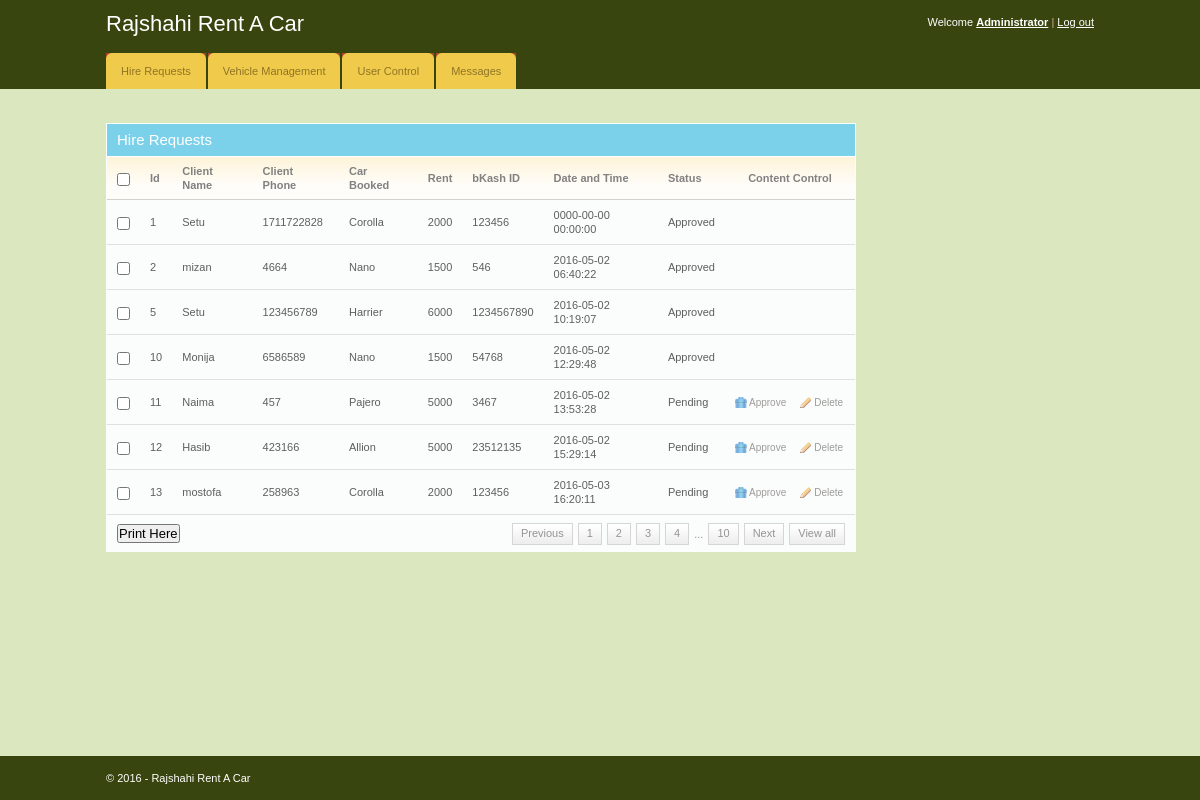
Before: /admin/index.php (signed in) with the older database file.
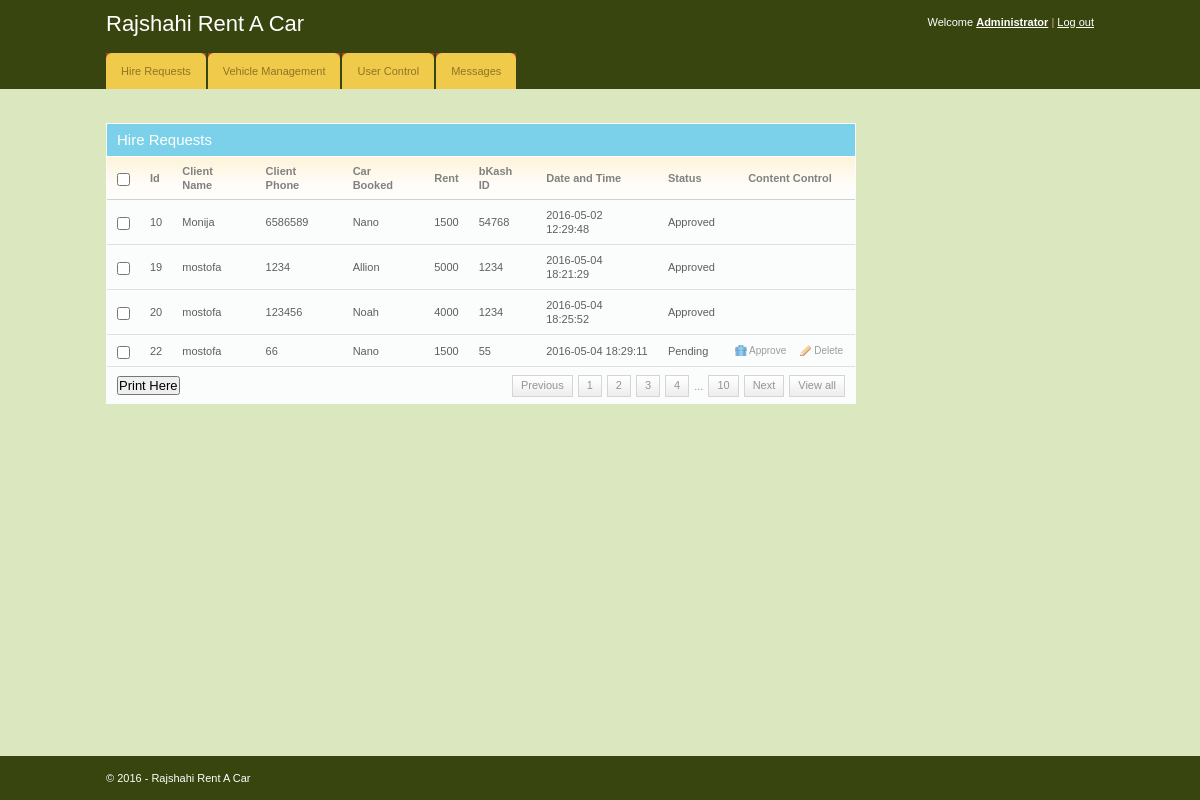
After: the same page with the newer database file.
### tables this page shows
CREATE TABLE IF NOT EXISTS `hire` (
`hire_id` int(11) NOT NULL,
  `client_id` int(11) NOT NULL,
  `car_id` int(11) NOT NULL,
  `Rent` double NOT NULL,
  `bkash_tran_id` varchar(32) NOT NULL,
  `status` int(1) NOT NULL DEFAULT '0',
  `Datetime` timestamp NOT NULL DEFAULT CURRENT_TIMESTAMP,
  `phoneno` varchar(16) NOT NULL
);

CREATE TABLE IF NOT EXISTS `users` (
`client_id` int(11) NOT NULL,
  `fname` varchar(255) NOT NULL,
  `email` varchar(255) NOT NULL,
  `id_no` int(11) NOT NULL,
  `phone` int(11) NOT NULL,
  `location` varchar(255) NOT NULL,
  `gender` varchar(255) NOT NULL,
  `status` varchar(255) NOT NULL,
  `access_level` tinyint(1) NOT NULL DEFAULT '0'
);

CREATE TABLE IF NOT EXISTS `cars` (
`car_id` int(11) NOT NULL,
  `car_name` varchar(255) NOT NULL,
  `car_type` varchar(255) NOT NULL,
  `image` text NOT NULL,
  `hire_cost` int(11) NOT NULL,
  `capacity` int(11) NOT NULL,
  `status` varchar(255) NOT NULL
);

### admin/index.php (the view, shortened to what this page needs)
<!DOCTYPE html>
<html>
    <head>
        <link rel="stylesheet" href="css/style.css" type="text/css" media="all" />
    </head>
    <body>
        <div id="header">
            <div class="shell">
                <?php
                include 'menu.php';
                ?>
            </div>
        </div>
        <div id="container">
            <div class="shell">
                <br />
                <div id="main">
                    <div id="content">
                        <div class="box">
                            <div class="box-head">
                                <h2 class="left">Hire Requests</h2>
                            </div>
                            <div class="table">
                                <table width="100%" border="0" cellspacing="0" cellpadding="0">
                                    <tr>
                                        <th width="13"><input type="checkbox" class="checkbox" /></th>
                                        <th>Id</th>
                                        <th>Client Name</th>
                                        <th>Client Phone</th>
                                        <th>Car Booked</th>
                                        <th>Rent</th>
                                        <th>bKash ID</th>
                                        <th>Date and Time</th>
                                        <th>Status</th>
                                        <th width="110" class="ac">Content Control</th>
                                    </tr>
                                    <?php
                                    include '../includes/config.php';
                                    $select = "SELECT h.hire_id, h.rent,h.status,h.client_id,h.bkash_tran_id,h.phoneno, h.datetime, h.status, u.fname, c.car_name, c.car_type FROM hire h, users u, cars c where h.car_id=c.car_id AND h.client_id=u.client_id";
                                    $result = $conn->query($select);
                                    while ($row = $result->fetch_assoc()) {
                                        ?>
                                        <tr>
                                            <td><input type="checkbox" class="checkbox" /></td>
                                            <td><?php echo $row['hire_id'] ?></td>
                                            <td><?php echo $row['fname'] ?></td>
                                            <td><?php echo $row['phoneno'] ?></td>
                                            <td><?php echo $row['car_Type'] . ' ' . $row['car_name'] ?></td>
                                            <td><?php echo $row['rent'] ?></td>
                                            <td><?php echo $row['bkash_tran_id'] ?></td>
                                            <td><?php echo $row['datetime'] ?></td>
                                            <td><?php echo $row['status'] == 0 ? "Pending" : "Approved"; ?></td>
                                            <td><?php if ($row['status'] == 0): ?><a href="javascript:sureToApprove(<?php echo $row['hire_id']; ?>)" class="ico del">Approve</a><a href="javascript:sureToApprove1(<?php echo $row['hire_id']; ?>)" class="ico edit">Delete</a><?php endif; ?></td>
                                        </tr>
                                        <?php
                                    }
                                    ?>
                                </table>
                                <div class="pagging">
                                    <div class="right">
                                        <a href="#">Previous</a>
                                        <a href="#">1</a>
                                        <a href="#">2</a>
                                        <a href="#">3</a>
                                        <a href="#">4</a>
                                        <span>...</span>
                                        <a href="#">10</a>
                                        <a href="#">Next</a>
                                        <a href="#">View all</a>
                                    </div>
                                    <h2><input type="submit" onclick="window.print()" value="Print Here" /></h2>
                                </div>
                            </div>
                        </div>
                    </div>
                </div>
            </div>
        </div>
        <div id="footer">
            <div class="shell">
                <span class="left">&copy; <?php echo date("Y"); ?> - Rajshahi Rent A Car</span>
            </div>
        </div>
    </body>
</html>

### admin/menu.php (shortened to what this page needs)
<div id="top">
    <h1><a href="#">Rajshahi Rent A Car</a></h1>
    <div id="top-navigation">
        Welcome <a href="#"><strong>Administrator</strong></a>
        <span>|</span>
        <a href="logout.php">Log out</a>
    </div>
</div>
<div id="navigation">
    <ul>
        <li><a href="index.php"><span>Hire Requests</span></a></li>
        <li><a href="add_vehicles.php"><span>Vehicle Management</span></a></li>
        <li><a href="users.php"><span>User Control</span></a></li>
        <li><a href="message.php"><span>Messages</span></a></li>
    </ul>
</div>

### admin/css/style.css (style rules this page uses)
* { padding:0; margin:0; outline:0; }
body { background:#dbe8bf; font-family: Verdana, sans-serif; font-size:11px; line-height:14px; color:#5e5e5e; }
input, textarea, select { font-family: Verdana, sans-serif; font-size:13px; }
.checkbox { width:13px; height:13px; vertical-align:top; position:relative; top:2px; }
a { color:#ba4c32; text-decoration: underline; cursor:pointer; }
.left, .alignleft { float:left; display:inline; }
.right, .alignright { float:right; display:inline; }
.ac { text-align: center !important; }
h1 { font-size:22px; line-height:24px; color:#fff; font-weight: normal; }
h1 a { color:#fff; text-decoration: none; }
h2 { font-size:15px; font-weight: normal; }
.shell { width:988px; margin:0 auto; }
#header { height:89px; background-color: #38450F; white-space:nowrap; }
#header h1 { float:left; display:inline; padding-top:12px; }
#top-navigation { float:right; white-space:nowrap; color:#fff; padding-top:15px; }
#top-navigation a { color:#fff; }
#top-navigation span { color:#dca598; }
#top { height:53px; }
#navigation { height:36px; }
#navigation ul { list-style-type: none; }
#navigation ul li { float:left; display:inline; margin-right:2px; }
#navigation ul li a, #navigation ul li a span { float:left; height:36px; background:url(images/tab.gif) no-repeat 0 0; padding:0 0 0 15px; }
#navigation ul li a span { background-position:right 0; padding:0 15px 0 0; }
#navigation ul li a { line-height:36px; color:#907525; text-decoration: none; }
#container { padding:20px 0; }
#content { float:left; width:750px; }
.table th { background:#fffdfa url(images/th.gif) repeat-x 0 0; color:#818181; text-align: left; padding:7px 10px; border-bottom:solid 1px #d2d1cb; }
.table td { background:#fbfcfc; border-bottom:solid 1px #e0e0e0; padding:8px 10px; }
.box { background:#fbfcfc; height:100%; padding:1px; margin-bottom:20px; }
.box-head { background:#7CD1EA; height:32px; color:#fff; padding: 0 10px; line-height:32px; white-space:nowrap; border-bottom:solid 1px #fff; }
.pagging { height:20px; padding:8px 10px; line-height:19px; color:#949494; }
.pagging a { background:url(images/pagging.gif) repeat-x 0 0; height:20px; float:left; padding:0 8px; border:solid 1px #d5d5d5; text-decoration: none; color:#949494; margin-left:5px; }
.pagging span { float:left; margin-left:5px; padding-top:2px; }
a.ico { color:#9d9c9a; font-size:10px; text-decoration: none; padding:0 0 0 14px; background-repeat:no-repeat; background-position:0 0; }
a.del { background-image:url(images/del.gif) }
a.edit { background-image:url(images/edit.gif); margin-left:14px; }
#footer { position: fixed; bottom: 0; width: 100%; height:44px; background:#38450F; line-height:44px; color:#fff; }

Changed rows visible on the page:
removed hire: hire_id "1", client.fname "Setu", phoneno "1711722828", car.car_name "Corolla", Rent "2000", bkash_tran "123456", Datetime "0000-00-00 00:00:00", status "Approved"
removed hire: hire_id "2", client.fname "mizan", phoneno "4664", car.car_name "Nano", Rent "1500", bkash_tran "546", Datetime "2016-05-02 06:40:22", status "Approved"
removed hire: hire_id "5", client.fname "Setu", phoneno "123456789", car.car_name "Harrier", Rent "6000", bkash_tran "1234567890", Datetime "2016-05-02 10:19:07", status "Approved"
removed hire: hire_id "11", client.fname "Naima", phoneno "457", car.car_name "Pajero", Rent "5000", bkash_tran "3467", Datetime "2016-05-02 13:53:28", status "Pending"
removed hire: hire_id "12", client.fname "Hasib", phoneno "423166", car.car_name "Allion", Rent "5000", bkash_tran "23512135", Datetime "2016-05-02 15:29:14", status "Pending"
removed hire: hire_id "13", client.fname "mostofa", phoneno "258963", car.car_name "Corolla", Rent "2000", bkash_tran "123456", Datetime "2016-05-03 16:20:11", status "Pending"
added hire: hire_id "19", client.fname "mostofa", phoneno "1234", car.car_name "Allion", Rent "5000", bkash_tran "1234", Datetime "2016-05-04 18:21:29", status "Approved"
added hire: hire_id "20", client.fname "mostofa", phoneno "123456", car.car_name "Noah", Rent "4000", bkash_tran "1234", Datetime "2016-05-04 18:25:52", status "Approved"
added hire: hire_id "22", client.fname "mostofa", phoneno "66", car.car_name "Nano", Rent "1500", bkash_tran "55", Datetime "2016-05-04 18:29:11", status "Pending"
